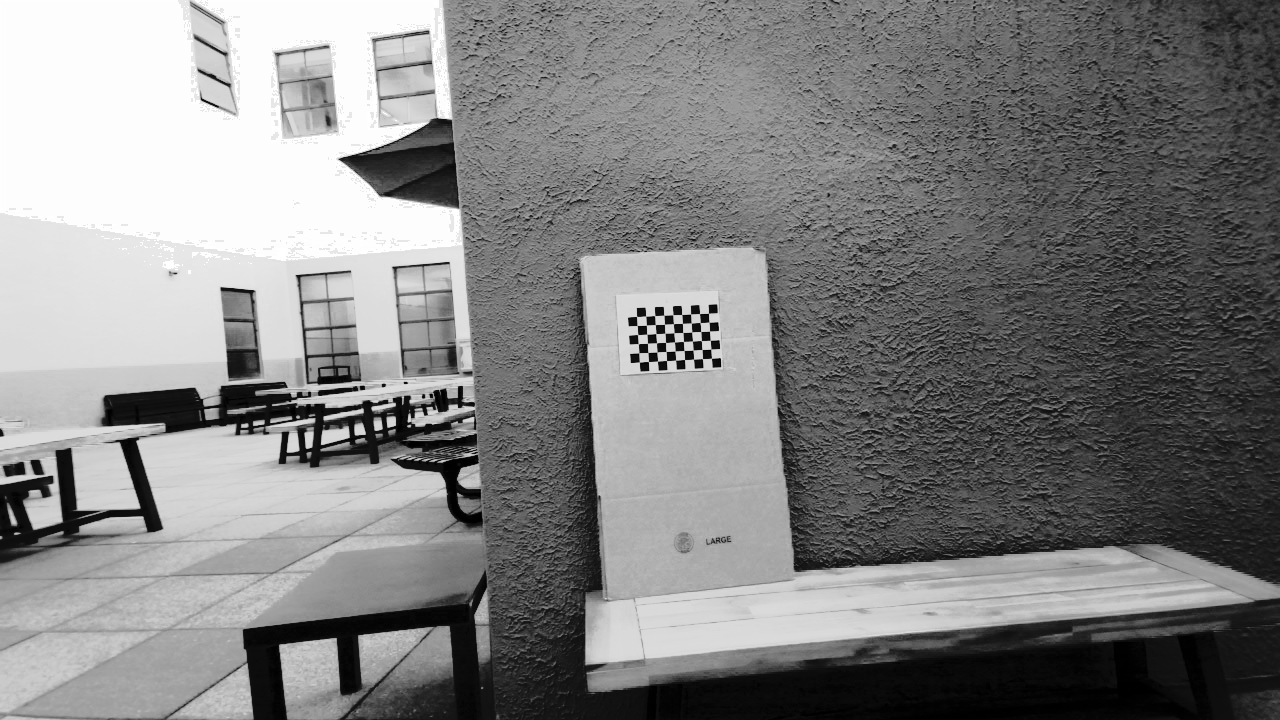
#> input picture example/raw_december_callibration_images/color-20.png, 1280 x 720 px; its folder holds only this picture in this run
$ python callibrate_undistorted_ir_december_jan17.py   (older library calls are emulated)
#> lines starting #> are read from the running program, lines starting #| are printed output that depends on the picture; after the words box and inside, x2 and y2 are one past the last pixel; in counts of white or black regions, pixels touching at a corner belong together; long printed decimals are rounded
#!/usr/bin/env python

import cv2
import numpy as np
import os
import glob
import itertools
import json
from numpy.core.fromnumeric import argmax


#CHECKERBOARD CALLIBRATION ON UNDISTORTED IR

# Defining the dimensions of checkerboard
CHECKERBOARD = (6,9)
criteria = (cv2.TERM_CRITERIA_EPS + cv2.TERM_CRITERIA_MAX_ITER, 30, 0.001)

# Creating vector to store vectors of 3D points for each checkerboard image
objpoints = []
# Creating vector to store vectors of 2D points for each checkerboard image
imgpoints_color = []
imgpoints_ir = []

# Defining the world coordinates for 3D points
objp = np.zeros((1, CHECKERBOARD[0] * CHECKERBOARD[1], 3), np.float32)
objp[0,:,:2] = np.mgrid[0:CHECKERBOARD[0], 0:CHECKERBOARD[1]].T.reshape(-1, 2)
prev_img_shape = None


#Set color/ir images directory
imageDir = 'raw_december_callibration_images'

for camType in ['color', 'ir']:
    images = glob.glob('./' + imageDir + '/' + camType + '*.png')
    for fname in images:
        img = cv2.imread(fname, cv2.IMREAD_UNCHANGED)
#> img is the input picture: shape (720, 1280); min 0, max 255, mean 129.3

        if camType == 'color':
            gray = img
        else: # Convert IR from 16 bit gray scale to 8 bit gray scale
            gray = (img / 256).astype(np.uint8)

        # Find the chess board corners
        # If desired number of corners are found in the image then ret = true

        ret, corners = cv2.findChessboardCorners(gray, CHECKERBOARD, 0)
#> ret = True; corners = 54 rows, first 8: [708.5, 313.3], [709, 322.2], [709.5, 331.2], [710.3, 340.4], [710.8, 349.1], [711.4, 358.3], [699.5, 313.5], [700, 322.6]

        """
        If desired number of corner are detected,
        we refine the pixel coordinates and display
        them on the images of checker board
        """
        if ret == True:
            if camType == 'color': #only needs to create obj coordinates once
                objpoints.append(objp)
            # refining pixel coordinates for given 2d points.

            corners2 = cv2.cornerSubPix(gray, corners, (11,11),(-1,-1), criteria)
#> corners2 = 54 rows, first 8: [704.6, 317.9], [704.5, 322.9], [705.2, 331.6], [705.6, 340.4], [706, 349.1], [706.4, 353.7], [700.6, 317.8], [700.5, 322.8]

            if camType == 'color':
                imgpoints_color.append(corners2)
            else: # IR camera
                imgpoints_ir.append(corners2)

            # Draw and display the corners
            gray = cv2.drawChessboardCorners(gray, CHECKERBOARD, corners2, ret)
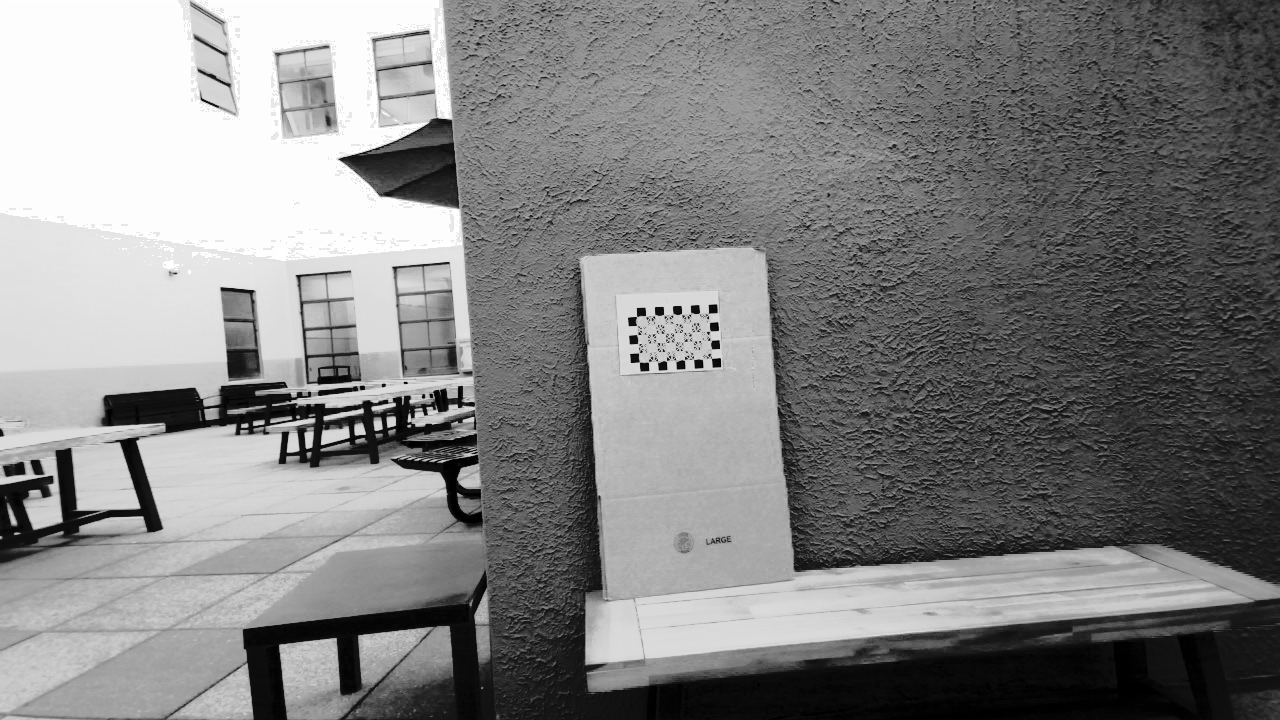
#> gray: shape (720, 1280); 0.37% of pixels changed, all inside (x1, y1, x2, y2) = (635, 312, 713, 364)
        else:
            print('Delete:', fname)

        # cv2.imshow('img', gray)
        # cv2.waitKey(0)

    cv2.destroyAllWindows()

    h,w = gray.shape[:2]
#> h = 720; w = 1280
    print('type:', camType, 'height:', h, 'width:', w)
#| type: color height: 720 width: 1280

    """
    Performing camera calibration by
    passing the value of known 3D points (objpoints)
    and corresponding pixel coordinates of the
    detected corners (imgpoints)
    """
    if camType == 'color':
        ret1, mtx1, dist1, rvecs1, tvecs1 = cv2.calibrateCamera(objpoints, imgpoints_color, (w, h), None, None)
#> ret1 = 1.68; mtx1 = [[524, 0, 653.9], [0, 502, 345.7], [0, 0, 1]]; dist1 = [[-29.79, 957.5, -0.585, 1.17, -113654.7]]; rvecs1 = ([-0.453, -0.000608, 1.49],); tvecs1 = ([5.73, -3.33, 62.95],)
        print('Color camera callibration rms:', ret1)
#| Color camera callibration rms: 1.680
    else: #IR camera callibration
#> (the run stopped early here; a loop or call above may not have finished)
